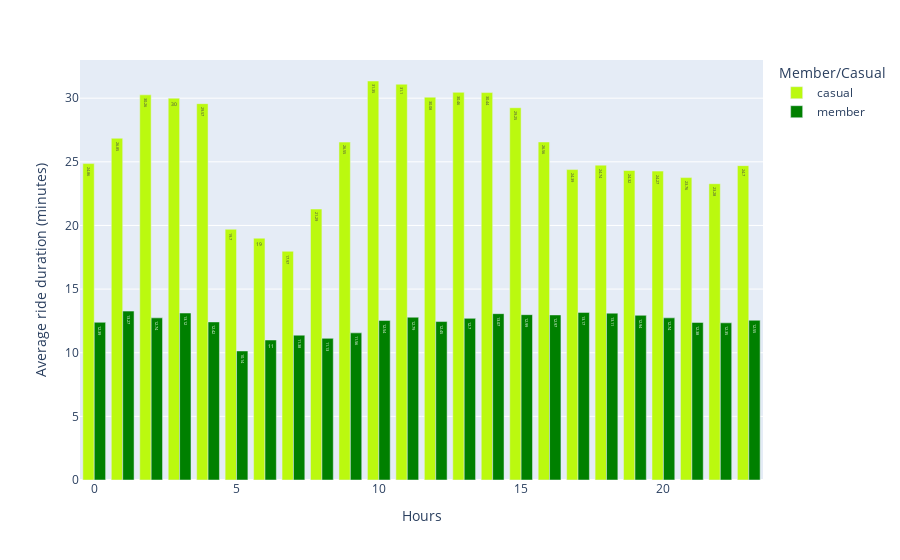

Write notebook code for a chart like this one.
### Markdown cell above
Peak hour for both usertypes is in the morning around 9 AM and then around 5 PM. This is more pronounced for members, from which it can be assumed that they use the service for commuting to and from work.

### Code cell
# Average ride duration / hours
fig_7 = round(df.groupby(['hour', 'member_casual'], as_index=False).mean(),2)

px.bar(fig_7, x = 'hour', y = 'ride_duration',
        color = 'member_casual',
        barmode='group',
        text = 'ride_duration', 
        labels = {'ride_duration': 'Average ride duration (minutes)', 'member_casual': 'Member/Casual', 'hour': 'Hours'},
        hover_name = 'member_casual', hover_data = {'member_casual': False, 'ride_duration': True}, 
        color_discrete_map = {'casual': '#BBF90F', 'member': '#008000'})

### Figure 1 — Plotly figure (JSON) as saved in the notebook; plotly's stock layout.template omitted (floating-point values rounded to 4 significant figures)
{"data": [{"alignmentgroup": "True", "customdata": [["casual"], ["casual"], ["casual"], ["casual"], ["casual"], ["casual"], ["casual"], ["casual"], ["casual"], ["casual"], ["casual"], ["casual"], ["casual"], ["casual"], ["casual"], ["casual"], ["casual"], ["casual"], ["casual"], ["casual"], ["casual"], ["casual"], ["casual"], ["casual"]], "hovertemplate": "<b>%{hovertext}</b><br><br>Hours=%{x}<br>Average ride duration (minutes)=%{text}<extra></extra>", "hovertext": ["casual", "casual", "casual", "casual", "casual", "casual", "casual", "casual", "casual", "casual", "casual", "casual", "casual", "casual", "casual", "casual", "casual", "casual", "casual", "casual", "casual", "casual", "casual", "casual"], "legendgroup": "casual", "marker": {"color": "#BBF90F", "pattern": {"shape": ""}}, "name": "casual", "offsetgroup": "casual", "orientation": "v", "showlegend": true, "text": [24.86, 26.85, 30.26, 30, 29.57, 19.7, 19, 17.97, 21.29, 26.55, 31.35, 31.1, 30.08, 30.46, 30.44, 29.25, 26.56, 24.39, 24.74, 24.32, 24.27, 23.76, 23.28, 24.7], "textposition": "auto", "type": "bar", "x": [0, 1, 2, 3, 4, 5, 6, 7, 8, 9, 10, 11, 12, 13, 14, 15, 16, 17, 18, 19, 20, 21, 22, 23], "xaxis": "x", "y": [24.86, 26.85, 30.26, 30, 29.57, 19.7, 19, 17.97, 21.29, 26.55, 31.35, 31.1, 30.08, 30.46, 30.44, 29.25, 26.56, 24.39, 24.74, 24.32, 24.27, 23.76, 23.28, 24.7], "yaxis": "y"}, {"alignmentgroup": "True", "customdata": [["member"], ["member"], ["member"], ["member"], ["member"], ["member"], ["member"], ["member"], ["member"], ["member"], ["member"], ["member"], ["member"], ["member"], ["member"], ["member"], ["member"], ["member"], ["member"], ["member"], ["member"], ["member"], ["member"], ["member"]], "hovertemplate": "<b>%{hovertext}</b><br><br>Hours=%{x}<br>Average ride duration (minutes)=%{text}<extra></extra>", "hovertext": ["member", "member", "member", "member", "member", "member", "member", "member", "member", "member", "member", "member", "member", "member", "member", "member", "member", "member", "member", "member", "member", "member", "member", "member"], "legendgroup": "member", "marker": {"color": "#008000", "pattern": {"shape": ""}}, "name": "member", "offsetgroup": "member", "orientation": "v", "showlegend": true, "text": [12.39, 13.27, 12.74, 13.12, 12.42, 10.14, 11, 11.38, 11.13, 11.56, 12.54, 12.79, 12.45, 12.7, 13.07, 12.99, 12.97, 13.17, 13.11, 12.94, 12.74, 12.38, 12.35, 12.55], "textposition": "auto", "type": "bar", "x": [0, 1, 2, 3, 4, 5, 6, 7, 8, 9, 10, 11, 12, 13, 14, 15, 16, 17, 18, 19, 20, 21, 22, 23], "xaxis": "x", "y": [12.39, 13.27, 12.74, 13.12, 12.42, 10.14, 11, 11.38, 11.13, 11.56, 12.54, 12.79, 12.45, 12.7, 13.07, 12.99, 12.97, 13.17, 13.11, 12.94, 12.74, 12.38, 12.35, 12.55], "yaxis": "y"}], "layout": {"barmode": "group", "legend": {"title": {"text": "Member/Casual"}, "tracegroupgap": 0}, "margin": {"t": 60}, "xaxis": {"anchor": "y", "domain": [0, 1], "title": {"text": "Hours"}}, "yaxis": {"anchor": "x", "domain": [0, 1], "title": {"text": "Average ride duration (minutes)"}}}}
